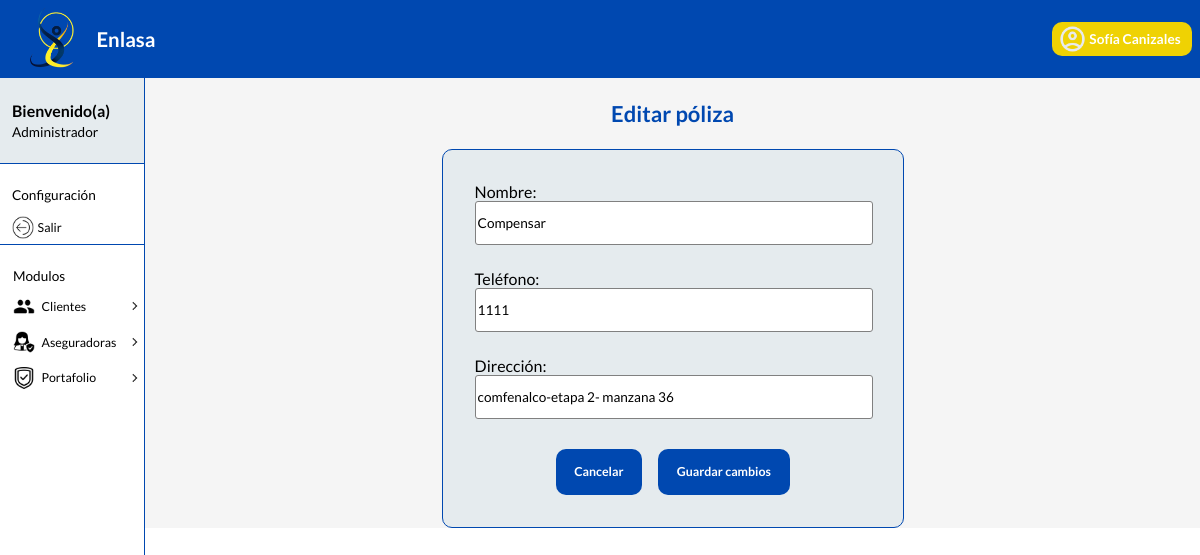
/admin_dashboard/aseguradoras/1/ (signed in), run on an earlier commit of the app's database.
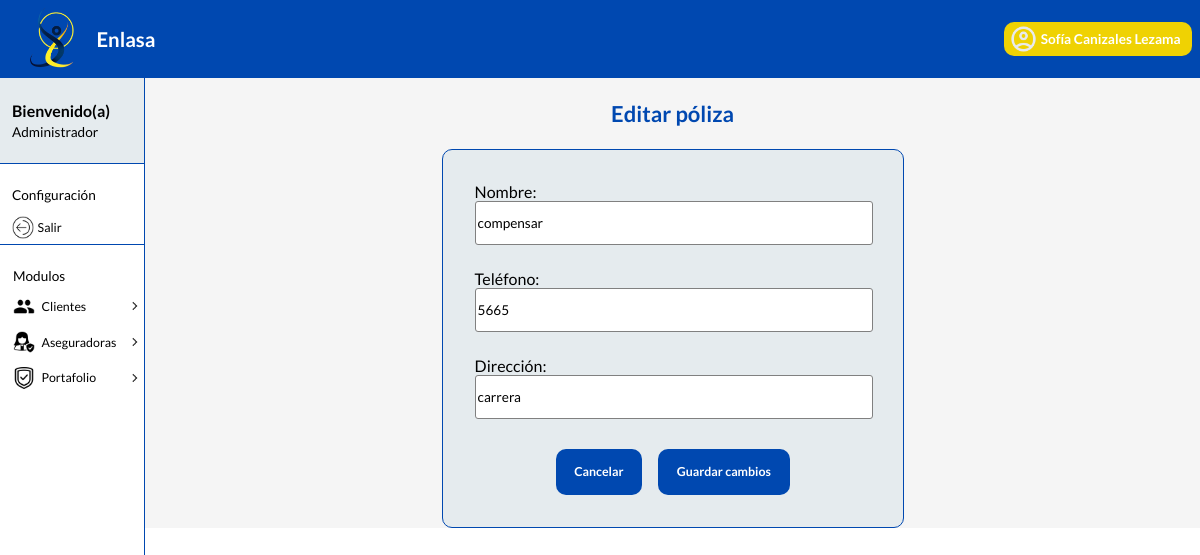
And on a later commit of the database.
### home/models.py (models this page shows, shortened)
class  Usuario(AbstractBaseUser, PermissionsMixin):
    ROL = [ #creación de la enumeración de tipo de rol
        ('CLIENTE', 'Cliente'),
        ('GERENTE', 'Gerente'),
        ('ADMINISTRADOR', 'Administrador')
    ]
    num_documento = models.IntegerField( primary_key = True, unique=True)
    rol = models.CharField(max_length = 14, choices = ROL)
    nombre = models.CharField(max_length = 50)
    email = models.EmailField(max_length = 50)
    password = models.CharField(max_length = 8)
    REQUIRED_FIELDS = ['rol']
    USERNAME_FIELD = 'num_documento'
    objects = UsuarioManager()

class Aseguradora(models.Model):
    id = models.AutoField(primary_key = True)
    nombre = models.CharField(max_length = 40)
    telefono = models.CharField(max_length = 10)
    direccion = models.CharField(max_length = 30)

### home/views.py (the view, shortened to what this page needs)
# urls.py: path('admin_dashboard/aseguradoras/<int:insurer_id>/', views.edit_insurer, name='edit_insurer'),
@login_required
def edit_insurer(request, insurer_id):
    insurer = Aseguradora.objects.get(id = insurer_id)
    context = { #datos que van para el template
    'insurer': insurer
    }
    return render(request, 'admin/edit_insurer.html',{
         'context': context
    })

### home/templates/admin/edit_insurer.html (shortened to what this page needs)
{% extends 'layouts/baseAdmin.html' %}
{% block content %}
<section>
    <h3 class="h3-forms">Editar póliza</h3>
</section>
    <form id="formGlobal" method="post">
        <section>
            <label for="name">Nombre:</label>
            <input value="{{ context.insurer.nombre }}" id="name" name="name" type="text">
        </section>
        <section>
            <label for="phone">Teléfono:</label>
            <input value="{{ context.insurer.telefono }}" id="phone" name="phone" type="number">
        </section>
        <section>
            <label for="address">Dirección:</label>
            <input value="{{ context.insurer.direccion }}" id="address" name="address" type="text">
        </section>
        <section class="contentButton">
            {% url 'show_insurers' as url_list %}
            <button id="botton-form" type="button" onclick="window.location.href='{{url_list}}'"><strong>Cancelar</strong></button>
            <button id="botton-form" type="submit"><strong>Guardar cambios</strong></button>
        </section>
    </form>
{% endblock %}

### home/templates/layouts/baseAdmin.html (shortened to what this page needs)
{% load static %}
<!DOCTYPE html>
<html lang="en">
<head>
    <link rel="stylesheet" href="{% static 'css/principal.css' %}">
    <link rel="stylesheet" href="{% static 'css/tables.css' %}">
    <link rel="stylesheet" href="{% static 'css/verPerfil.css' %}">
    <link rel="stylesheet" href="{% static 'css/forms.css' %}">
</head>
<body>
    <header>
        <section>
            <figure>
                <img src="{% static 'assets/iconoLogo.png' %}" alt="logo">
            </figure>
            <h1>Enlasa</h1>
        </section>
        <button id="miBoton" class="icono1">
            <img src="{% static 'assets/icono1.png' %}"  alt="icono">
            <span><strong>{{ user.nombre }}</strong></span>
        </button>
    </header>
    <div class="lyout">
        <nav id="nav" class="cerrado">
            <section class="rol">
                <h3>Bienvenido(a)</h3>
                <p>Administrador</p>
            </section>
            <section class="confi">
                <p class="p" >Configuración</p>
                <button class="icono2" id="boton-logout">
                    <figure>
                        <img src="{% static 'assets/out.png' %}"  alt="icono">
                    </figure>
                    <p>Salir</p>
                </button>
            </section>
            <ul class="list">
                <p>Modulos</p>
                <li class="list_item list_item--click">
                    <div class="list_button list_button--click">
                        <img src="{% static 'assets/people.png' %}"   class="list_img">
                        <a href="#" class="nav_link">Clientes</a>
                        <img src="{% static 'assets/arrow.png' %}"   class="list_arrow">
                    </div>
                </li>
                <li class="list_item list_item--click">
                    <div class="list_button list_button--click">
                        <img src="{% static 'assets/insuHome.png' %}"  class="list_img">
                        <a href="#" class="nav_link">Aseguradoras</a>
                        <img src="{% static 'assets/arrow.png' %}"   class="list_arrow">
                    </div>
                </li>
                <li class="list_item list_item--click">
                    <div class="list_button list_button--click">
                        <img src="{% static 'assets/insurance.png' %}"  class="list_img">
                        <a href="#" class="nav_link">Portafolio</a>
                        <img src="{% static 'assets/arrow.png' %}"   class="list_arrow">
                    </div>
                </li>
               </ul>
        </nav>
        <main>
            {% block content %}
            {% endblock %}
        </main>
    </div>
</body>
</html>

What changed in the data, as far as the page shows it:
changed Usuario: nombre "Sofía Canizales" → "Sofía Canizales Lezama"
changed Aseguradora: name "Compensar" → "compensar"; phone "1111" → "5665"; address "comfenalco-etapa 2- manzana 36" → "carrera"
